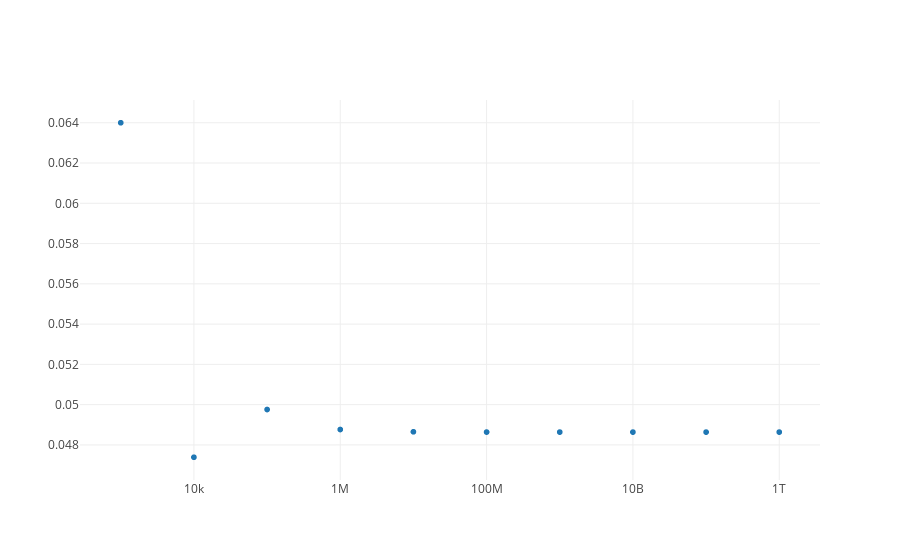

The notebook cell this image was saved under:
### Code cell
trace = go.Scattergl(
    x = re_list,
    y = f_list,
    name = 'f',
    mode = 'markers'
)


data = [trace]


plot()

### Figure 1 — Plotly figure (JSON) as saved in the notebook; plotly's stock layout.template omitted (floating-point values rounded to 4 significant figures)
{"data": [{"mode": "markers", "name": "f", "type": "scattergl", "uid": "b918c811-52ab-4805-a825-9ce752ddf494", "x": [1000, 10000, 100000, 1000000, 10000000, 100000000, 1000000000, 10000000000, 100000000000, 1000000000000], "y": [0.064, 0.04739, 0.04976, 0.04877, 0.04865, 0.04864, 0.04864, 0.04864, 0.04864, 0.04864]}], "layout": {"xaxis": {"autorange": true, "type": "log"}}}
